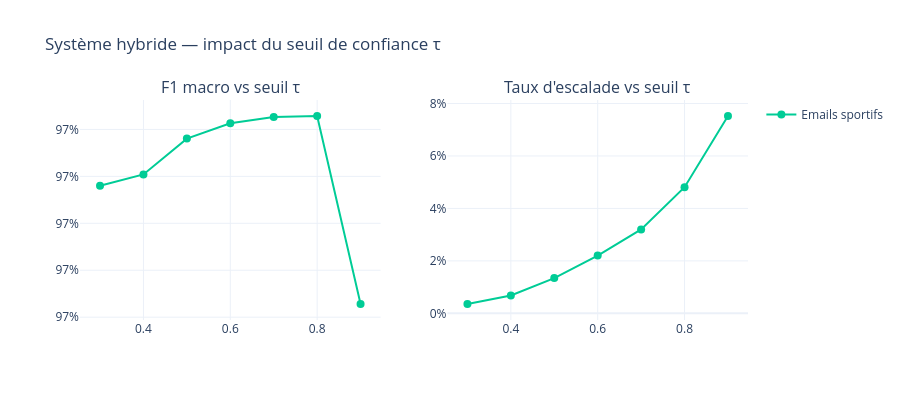

The code cell stored with this chart in its notebook:
### Markdown cell above
---
## 6. Système hybride — trade-off qualité / coût / escalade

Pour chaque seuil τ, on mesure le F1 du système hybride, le taux d'escalade
(part des mails routés vers Ministral) et le coût API moyen par mail.

### Code cell
hybrid = df[df['model'] == 'hybrid_setfit_ministral'].copy()

if hybrid.empty:
    print("Pas encore de résultats hybrides. Lance run_hybrid.py d'abord.")
else:
    hybrid['threshold'] = hybrid['threshold'].astype(float)
    h_agg = hybrid.groupby(['dataset', 'threshold']).agg(
        f1_macro=('f1_macro', 'mean'),
        escalation_rate=('escalation_rate', 'mean'),
        avg_cost=('avg_cost_per_mail_usd', 'mean')
    ).reset_index()
    h_agg['dataset_label'] = h_agg['dataset'].map(
        {'newsgroups': '20 Newsgroups', 'emails': 'Emails sportifs'}
    )

    fig = make_subplots(
        rows=1, cols=2,
        subplot_titles=['F1 macro vs seuil τ', 'Taux d\'escalade vs seuil τ']
    )
    colors = {'20 Newsgroups': '#636EFA', 'Emails sportifs': '#00CC96'}

    for ds_label in h_agg['dataset_label'].unique():
        sub = h_agg[h_agg['dataset_label'] == ds_label]
        c = colors.get(ds_label, '#888')
        fig.add_trace(go.Scatter(x=sub['threshold'], y=sub['f1_macro'],
                                  mode='lines+markers', name=ds_label,
                                  line=dict(color=c), marker=dict(size=8)),
                      row=1, col=1)
        fig.add_trace(go.Scatter(x=sub['threshold'], y=sub['escalation_rate'],
                                  mode='lines+markers', name=ds_label,
                                  line=dict(color=c), marker=dict(size=8),
                                  showlegend=False),
                      row=1, col=2)

    fig.update_yaxes(tickformat='.0%', row=1, col=1)
    fig.update_yaxes(tickformat='.0%', row=1, col=2)
    fig.update_layout(
        title='Système hybride — impact du seuil de confiance τ',
        height=400, template=TEMPLATE,
    )
    fig.show()

### Figure 1 — Plotly figure (JSON) as saved in the notebook; plotly's stock layout.template omitted (floating-point values rounded to 4 significant figures)
{"data": [{"line": {"color": "#00CC96"}, "marker": {"size": 8}, "mode": "lines+markers", "name": "Emails sportifs", "type": "scatter", "x": [0.3, 0.4, 0.5, 0.6, 0.7, 0.8, 0.9], "xaxis": "x", "y": [0.9698, 0.97, 0.9708, 0.9711, 0.9713, 0.9713, 0.9673], "yaxis": "y"}, {"line": {"color": "#00CC96"}, "marker": {"size": 8}, "mode": "lines+markers", "name": "Emails sportifs", "showlegend": false, "type": "scatter", "x": [0.3, 0.4, 0.5, 0.6, 0.7, 0.8, 0.9], "xaxis": "x2", "y": [0.003564, 0.006784, 0.01344, 0.02201, 0.03201, 0.0481, 0.07522], "yaxis": "y2"}], "layout": {"annotations": [{"font": {"size": 16}, "showarrow": false, "text": "F1 macro vs seuil τ", "x": 0.225, "xanchor": "center", "xref": "paper", "y": 1.0, "yanchor": "bottom", "yref": "paper"}, {"font": {"size": 16}, "showarrow": false, "text": "Taux d'escalade vs seuil τ", "x": 0.775, "xanchor": "center", "xref": "paper", "y": 1.0, "yanchor": "bottom", "yref": "paper"}], "height": 400, "title": {"text": "Système hybride — impact du seuil de confiance τ"}, "xaxis": {"anchor": "y", "domain": [0.0, 0.45]}, "xaxis2": {"anchor": "y2", "domain": [0.55, 1.0]}, "yaxis": {"anchor": "x", "domain": [0.0, 1.0], "tickformat": ".0%"}, "yaxis2": {"anchor": "x2", "domain": [0.0, 1.0], "tickformat": ".0%"}}}
